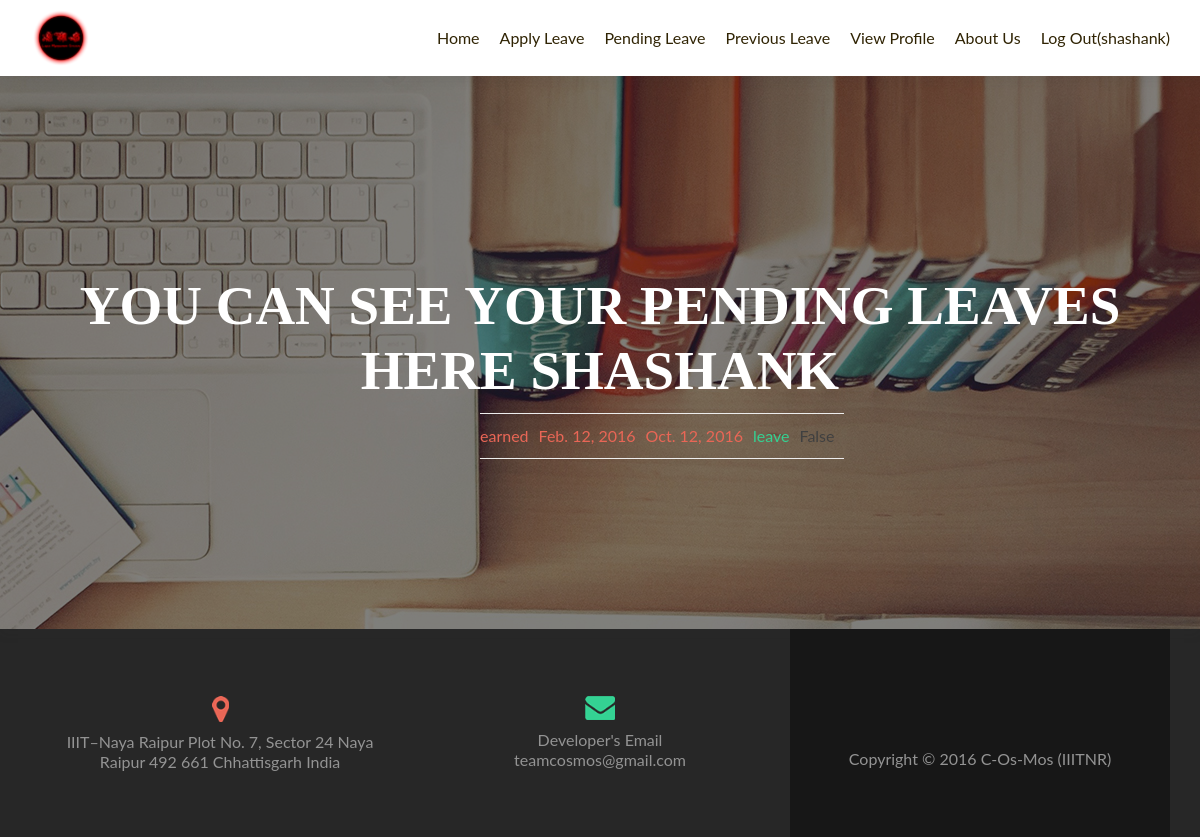
Page /pendingleaves (signed in) on the earlier database version.
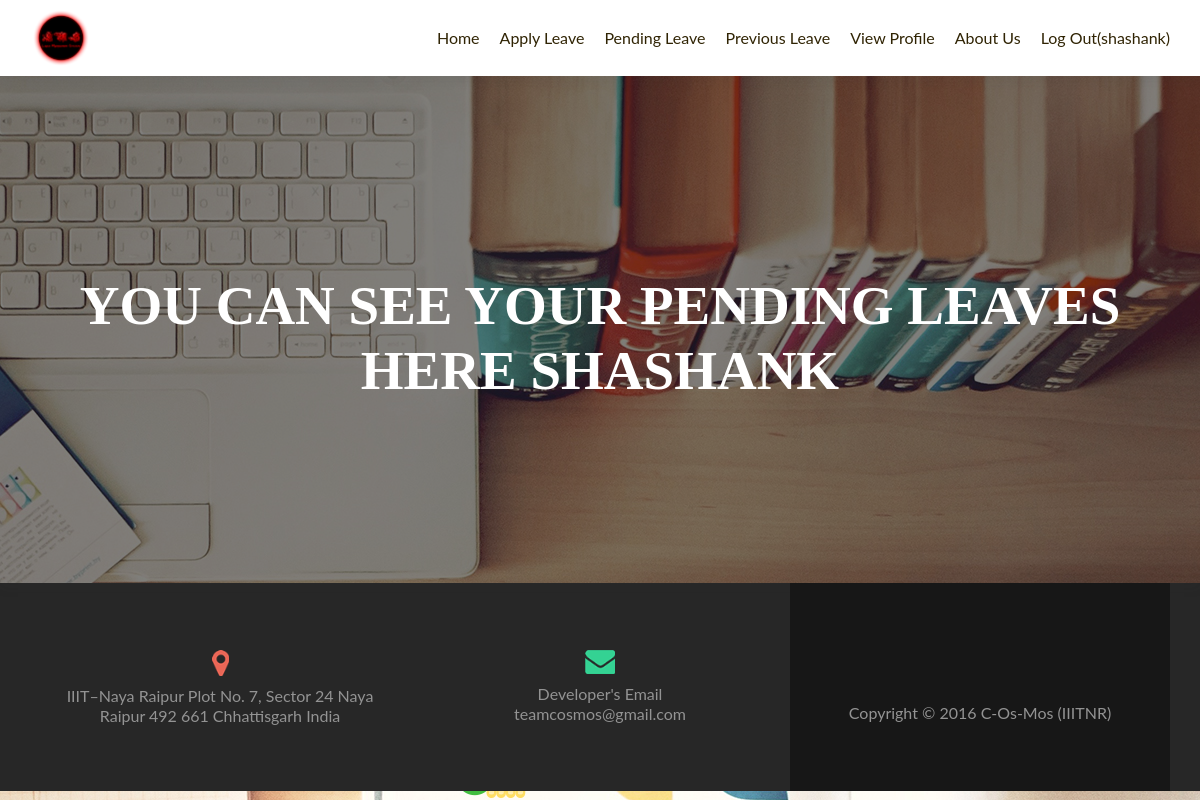
Same page on the later database version.
### app/models.py (models this page shows, shortened)
class Leave_Status(models.Model):
    leave_choices = [('medical',"Medical Leave"),('earned',"Earned Leave"),('casual',"Casual Leave"),('holiday',"Restricted Holiday Leave"),('study',"Study Leave")]
    user= models.TextField(blank=True)
    type = models.CharField(choices = leave_choices,max_length = 7,default = 'earned')
    start_date = models.DateField()
    end_date = models.DateField()
    suggested = models.CharField(max_length = 50)
    status = models.BooleanField(default=False)

### app/views.py (the view)
# urls.py: url(r'^pendingleaves$',app.views.pendingleave,name = 'pendingleave'),
@login_required(login_url='/')
def pendingleave(request):
    if request.method == 'GET':
        pending = Leave_Status.objects.filter(user = request.user.get_username(),status = False)
    return render(
        request,
        'app/pendingleave.html',
        {'pending' : pending}
        )

### app/templates/app/pendingleave.html (shortened to what this page needs)
﻿<html style="overflow : hidden">
    <head>
        {%load staticfiles%}
        <link rel="stylesheet" type="text/css" href="{%static 'app/content/admin-bar.min.css'%}">
        <link rel="stylesheet" type="text/css" href="{%static 'app/content/css'%}">
        <link rel="stylesheet" type="text/css" href="{%static 'app/content/css(1)'%}">
        <link rel="stylesheet" type="text/css" href="{%static 'app/content/css(2)'%}">
        <link rel="stylesheet" type="text/css" href="{%static 'app/content/css(3)'%}">
        <link rel="stylesheet" type="text/css" href="{%static 'app/content/css(4)'%}">
        <link rel="stylesheet" type="text/css" href="{%static 'app/content/bootstrap.css'%}">
        <link rel="stylesheet" type="text/css" href="{%static 'app/content/css(5)'%}">
        <link rel="stylesheet" type="text/css" href="{%static 'app/content/dashicons.min.css'%}">
        <link rel="stylesheet" type="text/css" href="{%static 'app/content/font-awesome.min.css'%}">
        <link rel="stylesheet" type="text/css" href="{%static 'app/content/front(1).css'%}">
        <link rel="stylesheet" type="text/css" href="{%static 'app/content/front.css'%}">
        <link rel="stylesheet" type="text/css" href="{%static 'app/content/pixeden-icons.css'%}">
        <link rel="stylesheet" type="text/css" href="{%static 'app/content/responsive.css'%}">
        <link rel="stylesheet" type="text/css" href="{%static 'app/content/share-svg.css'%}">
        <link rel="stylesheet" type="text/css" href="{%static 'app/content/style(1).css'%}">
        <link rel="stylesheet" type="text/css" href="{%static 'app/content/style.css'%}">
    </head>
<body class="home blog logged-in admin-bar custom-background  customize-support">
<div id="mobilebgfix">
	<div class="mobile-bg-fix-whole-site">
    <header id="home" class="header" style="min-height: 111px;">
	<div id="main-nav" class="navbar navbar-inverse bs-docs-nav fixed" role="banner" style="min-height: 76px;">
		<div class="container">
			<div class="navbar-header responsive-logo">
				<a href="/" class="navbar-brand"><img src="{%static 'app/lms.png'%}" alt="LMS"></a>
			</div>
			<nav class="navbar-collapse bs-navbar-collapse collapse" role="navigation" id="site-navigation">
				<ul id="menu-navigation" class="nav navbar-nav navbar-right responsive-nav main-nav-list">
                <li id="menu-item-919" class="menu-item menu-item-type-custom menu-item-object-custom current-menu-item current_page_item menu-item-home menu-item-919"><a href="{%url 'index'%}">Home</a></li>
                <li id="menu-item-60" class="menu-item menu-item-type-taxonomy menu-item-object-category menu-item-60"><a href="{% url "applyleave"%}">Apply Leave</a></li>
                <li id="menu-item-60" class="menu-item menu-item-type-taxonomy menu-item-object-category menu-item-60"><a href="{% url "pendingleave"%}">Pending Leave</a></li>
                <li id="menu-item-60" class="menu-item menu-item-type-taxonomy menu-item-object-category menu-item-60"><a href="{% url "previousleave"%}">Previous Leave</a></li>
                <li id="menu-item-60" class="menu-item menu-item-type-taxonomy menu-item-object-category menu-item-60"><a href="{% url "index"%}#team">View Profile</a></li>
                <li id="menu-item-60" class="menu-item menu-item-type-taxonomy menu-item-object-category menu-item-60"><a href="#footer">About Us</a></li>
                <li id="menu-item-60" class="menu-item menu-item-type-taxonomy menu-item-object-category menu-item-60"><a href="{%url 'logout'%}">Log Out({{request.user.username}})</a></li>
                </ul>
            </nav>
		</div>
	</div>
   <div class="header-content-wrap">
       <h2 class="intro-text">You can see your Pending Leaves Here {{ user.username }} </h2>
        <div style="padding-left:480px">
        <table style="width:auto;">
            {% for leave in pending %}
            <tr>
                <td class="red-text">
                    {{leave.type}}
                </td>
                <td class="red-text">
                    {{leave.start_date}}
                </td>
                <td class="red-text">
                    {{leave.end_date}}
                </td>
                <td class="green-text">
                    {{leave.suggested}}
                </td>
                <td>
                    {{leave.status}}
                </td>
            </tr>
            {% endfor %}
            </table>
        </div>
</header>
<footer id="footer" role="contentinfo">
    <div class="container">
        <div class="col-md-4 company-details">
        <div class="icon-top red-text">
            <img src="{% static 'app/map.png' %}" alt="">
        </div>
        <div class="zerif-footer-address">IIIT–Naya Raipur Plot No. 7,
        Sector 24 Naya Raipur 492 661
        Chhattisgarh India
            </div>
        </div>
    <div class="col-md-4 company-details">
        <div class="icon-top green-text">
            <img src="{% static 'app/envelope.png' %}" alt="">
        </div>
        <div class="zerif-footer-email">
        <a href="mailto:editor@iiitnrantardhwani.org.in">Developer's Email</a><br>teamcosmos@gmail.com
        </div>
    </div>
    <div class="col-md-4 copyright">
        <ul class="social">
        <li><a href=""><i class="fa fa-facebook"></i></a></li>
        <li><a href=""><i class="fa fa-twitter"></i></a></li>
        <li><a href=""><i class="fa fa-instagram"></i></a></li></ul>
        <p id="zerif">Copyright © 2016 C-Os-Mos (IIITNR)</p>
    </div>
</div>
</footer>
</div>
</div>
    <div id="ascrail2000" class="nicescroll-rails nicescroll-rails-vr" style="width: 8px; z-index: auto; cursor: default; position: fixed; top: 0px; height: 100%; right: 0px; display: block; opacity: 1;">
    </div>
</body></html>

### app/static/app/content/style(1).css (style rules this page uses)
body { font-family: 'Roboto', sans-serif !important; font-size: 14px; color: #808080; font-weight: normal; line-height: 25px; text-align: center; }
.navbar-inverse .navbar-nav > li > a { color: #302404 !important; }
#footer { background: #3B5C6C none repeat scroll 0% 0%; }
.copyright { padding-top: 68px; padding-bottom: 68px; background: #2C4754 none repeat scroll 0% 0%; }
.company-details { color: #F5F5F5; padding-top: 67px; padding-bottom: 67px; }
.social li a { color: #E1E1E1; font-size: 18px; }

Differences in the rows shown:
removed Leave_Status: type "earned", start_date "Feb. 12, 2016", end_date "Oct. 12, 2016", suggested "leave", status "False"
